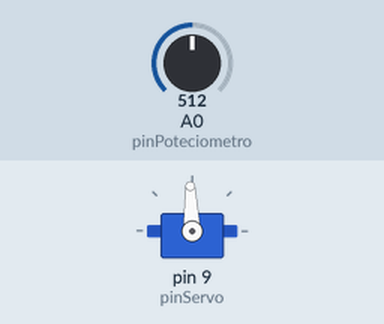
Recording of a sketch running on a simulated Arduino Uno, built with avr-gcc and run on an emulated ATmega328P. On the bench: servo. Inputs (shaded band) come from the test bench; at power-on: A0 (pinPoteciometro) = 512.

Above: at 1.2 s.
1.3 s: A0 (pinPoteciometro) set to 716
At 1.8 s:
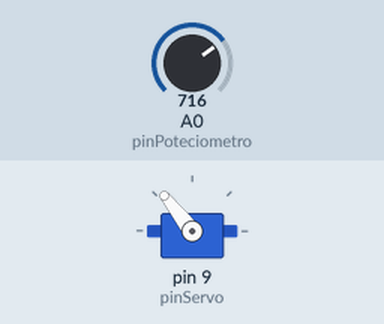
2.8 s: A0 (pinPoteciometro) set to 900
At 4.0 s:
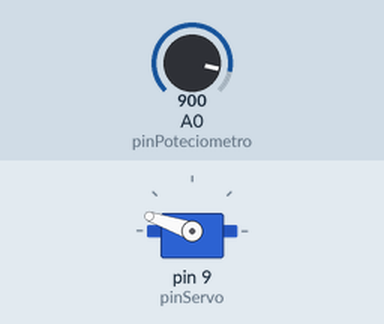
4.3 s: A0 (pinPoteciometro) set to 1023
At 5.3 s:
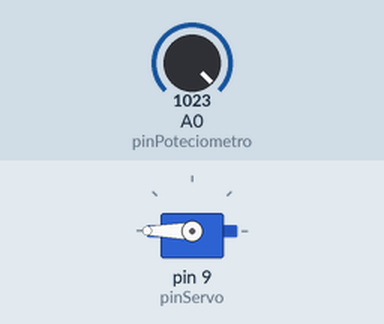
5.8 s: A0 (pinPoteciometro) set to 306
At 6.4 s:
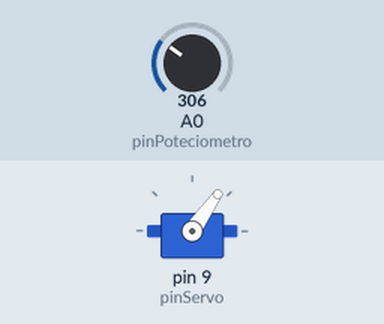
7.3 s: A0 (pinPoteciometro) set to 122
At 7.6 s:
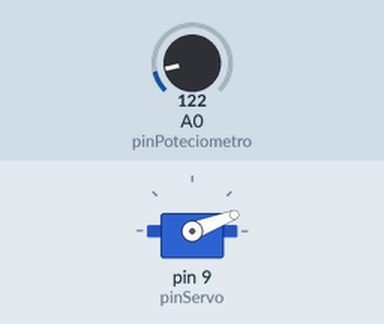
Timing chart, 0 to 9.8 s (numbered marks = the images above; inputs shaded):
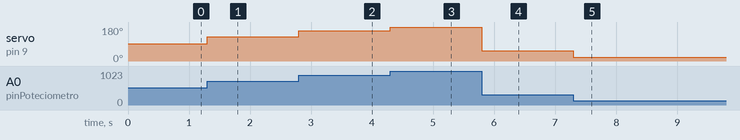

The sketch:

botao___servo_motor.ino
```cpp
#include <Servo.h>
#define pinServo 9
#define pinPoteciometro A0

Servo servo1;

void setup() {

  servo1.attach(pinServo);

}

void loop() {

  int lido = analogRead(pinPoteciometro);
  byte angulo = map(lido, 0, 1028, 0, 185);

  servo1.write(angulo);

}
```

Measured:
- after the input at 1.3 s, servo on pin 9 (pinServo): 92° → 128° at once
- after the input at 2.8 s, servo on pin 9 (pinServo): 128° → 161° at once
- after the input at 4.3 s, servo on pin 9 (pinServo): 161° → 180° at once
- after the input at 5.8 s, servo on pin 9 (pinServo): 180° → 55° at once
- after the input at 7.3 s, servo on pin 9 (pinServo): 55° → 21° at once
